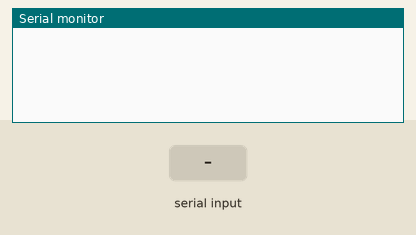
Simulated run of this sketch. Board: Arduino Uno, built with avr-gcc and run on an emulated ATmega328P. Shown: the last lines printed to the serial monitor. The test bench sets the inputs (shaded band). No radio packets arrive unless stated.

Above: at 1.2 s.
1.3 s: "2" received over Serial
At 1.9 s:
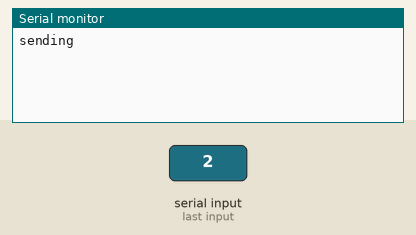
At 4.8 s:
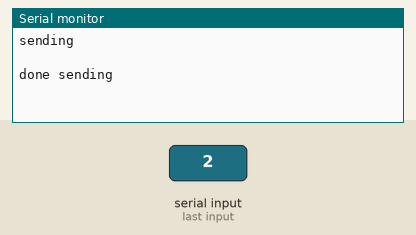

The sketch:

radio_test_arduino_wiki.ino
```cpp
#include <SPI.h>
#include <nRF24L01.h>
#include <RF24.h>
#include <RF24_config.h>
/*
This sketch sends a string to a corresponding Arduino
with nrf24 attached.  It appends a specific value
(2 in this case) to the end to signify the end of the
message.
*/
int msg[1];
RF24 radio(9,10);
String theMessage = "   ";
char incomingByte = 0;
const uint64_t pipe = 0xE8E8F0F0E1LL;


void setup(void){
  Serial.begin(9600);
  radio.begin();
  radio.openWritingPipe(pipe);

  }
void loop(void){
  if(Serial.available() > 0){
    incomingByte = Serial.read();
    if(incomingByte != '2'){
      theMessage += incomingByte;

      }else{
        Serial.println("sending");
        radio.powerUp();
        delay(1000);
        sendMessage();
        Serial.println(theMessage);
        radio.powerDown();
        delay(1000);

        Serial.println("done sending");
        theMessage = "";
        }


    }

/*delay sending for a short period of time.  radio.powerDown()/radio.powerupp
//with a delay in between have worked well for this purpose(just using delay seems to
//interrupt the transmission start). However, this method could still be improved
as I still get the first character 'cut-off' sometimes. I have a 'checksum' function
on the receiver to verify the message was successfully sent.
*/

}
void sendMessage(){

  int messageSize = theMessage.length();
  for (int i = 0; i < messageSize; i++) {
    int charToSend[1];
    charToSend[0] = theMessage.charAt(i);
    radio.write(charToSend,1);
  }
//send the 'terminate string' value...
  msg[0] = 2;
  radio.write(msg,1);

  }
```

Measured:
- after the input at 1.3 s, the serial monitor: prints a new line at once (image 1)
